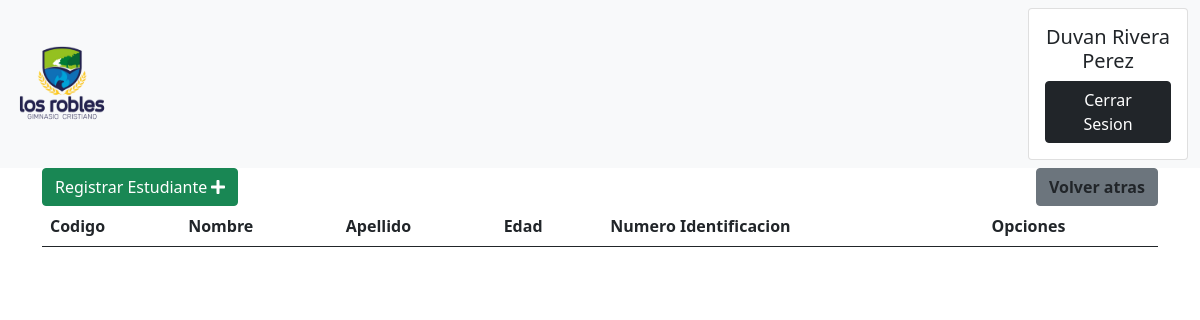
The page /Admin/estudiante.php (signed in) on the database as committed earlier.
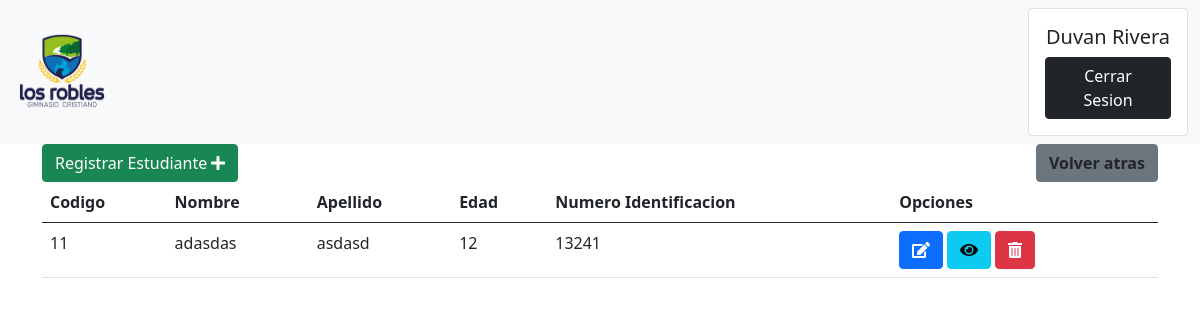
The same page on the database as committed later.
### tables this page shows
CREATE TABLE `estudiante` (
  `codigo_estudiante` int(10) NOT NULL,
  `nombre_estudiante` varchar(60) NOT NULL,
  `apellido_estudiante` varchar(60) NOT NULL,
  `edad` int(10) NOT NULL,
  `identifiacion_estudiante` varchar(60) NOT NULL,
  `correo_personal_estudiante` varchar(100) NOT NULL,
  `correo_institucional_estudiante` varchar(100) NOT NULL,
  `contraseña_estudiante` int(15) NOT NULL,
  `grado` varchar(60) NOT NULL,
  `direccion_estudiante` varchar(100) NOT NULL,
  `telefono_estudiante` varchar(60) NOT NULL,
  `celular_estudiante` varchar(60) NOT NULL
);

### Admin/estudiante.php (the view, shortened to what this page needs)
<!DOCTYPE html>
<html lang="es">
<head>
    <link rel="stylesheet" href="css/bootstrap.min.css">
</head>
<body>
        <header>
            <nav class="navbar navbar-expand-lg navbar-light bg-light">
            <div class="container-fluid">
                <img src="img/logo.png" width="100" alt="">
                <div class="card float-rigth " style="width: 10rem;">
                    <div class="card-body text-center" >
                        <h5 class="card-title"><?=$_SESSION['nombre_admin']?></h5>
                        <a href="logout.php" class="btn btn-dark">Cerrar Sesion</a>
                    </div>
                </div>
            </div>
            </nav>
        </header>
        <main class="container">
            <div class="d-flex justify-content-between">
                <button  class="btn btn-success" data-bs-toggle="modal" data-bs-target="#estudiante_r"> Registrar Estudiante  <i class="fas fa-plus" ></i> </button>
                <button  class="btn btn-secondary" > <a class= "nav-link text-dark fs-6 fw-bolder m-0 p-0" href="home.php">Volver atras</a></button>
            </div>
            <table class="table">
                <thead>
                    <tr class="" >
                        <th>Codigo</th>
                        <th>Nombre</th>
                        <th>Apellido</th>
                        <th>Edad</th>
                        <th>Numero Identificacion</th>
                        <th>Opciones</th>
                    </tr>
                </thead>
                <tbody>
                <?php
                include "db_connect.php";
                $sql = "SELECT * FROM estudiante";
                $result = mysqli_query($connect,$sql);
                while ($datos = mysqli_fetch_array($result)) {
                ?>
                <tr>
                    <td>
                        <?php echo $datos["codigo_estudiante"];?>
                    </td>
                    <td>
                        <?php echo $datos["nombre_estudiante"];?>
                    </td>
                    <td>
                        <?php echo $datos["apellido_estudiante"];?>
                    </td>
                    <td>
                        <?php echo $datos["edad"];?>
                    </td>
                    <td>
                        <?php echo $datos["identifiacion_estudiante"];?>
                    </td>
                    <td>
                        <button type="button" class="btn btn-primary" data-bs-toggle="modal" data-bs-target="#estudiante_a<?php echo$datos["identifiacion_estudiante"]; ?>">
                        <i class="fas fa-edit"></i>
                        </button>
                        <button type="button" class="btn btn-info" data-bs-toggle="modal" data-bs-target="#estudiante_v<?php echo$datos["identifiacion_estudiante"]; ?>">
                        <i class="fas fa-eye"></i>
                        </button>
                        <button type="button" class="btn btn-danger" data-bs-toggle="modal" data-bs-target="#estudiante_B<?php echo$datos["identifiacion_estudiante"]; ?>">
                        <i class="fas fa-trash-alt"></i>
                        </button>
                    </td>
                </tr>
                <?php
                include "modal_estudiante_borrar.php";}
                ?>
                </tbody>
            </table>
        </main>
</body>
</html>

Rows that differ between the two databases and show on the page:
added estudiante: codigo_estudiante "11", nombre_estudiante "adasdas", apellido_estudiante "asdasd", edad "12", identifiacion_estudiante "13241"
Other text that changed with them:
$_SESSION['nombre_admin']: "Duvan Rivera Perez" → "Duvan Rivera"
